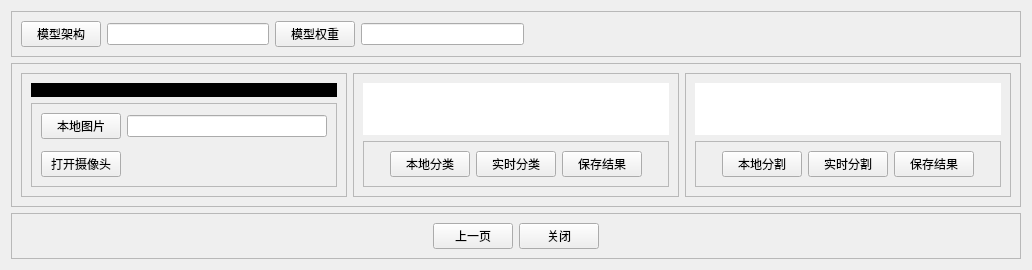
      <widget class="QWidget" name="page_4">
       <layout class="QVBoxLayout" name="verticalLayout_9">
        <item>
         <widget class="QFrame" name="frame_6">
          <property name="minimumSize">
           <size>
            <width>5</width>
            <height>5</height>
           </size>
          </property>
          <property name="frameShape">
           <enum>QFrame::StyledPanel</enum>
          </property>
          <property name="frameShadow">
           <enum>QFrame::Raised</enum>
          </property>
          <layout class="QHBoxLayout" name="horizontalLayout_15">
           <item>
            <widget class="QPushButton" name="pushButton_27">
             <property name="text">
              <string>模型架构</string>
             </property>
            </widget>
           </item>
           <item>
            <widget class="QLineEdit" name="lineEdit_7"/>
           </item>
           <item>
            <widget class="QPushButton" name="pushButton_26">
             <property name="text">
              <string>模型权重</string>
             </property>
            </widget>
           </item>
           <item>
            <widget class="QLineEdit" name="lineEdit_6"/>
           </item>
           <item>
            <spacer name="horizontalSpacer_10">
             <property name="orientation">
              <enum>Qt::Horizontal</enum>
             </property>
             <property name="sizeHint" stdset="0">
              <size>
               <width>40</width>
               <height>20</height>
              </size>
             </property>
            </spacer>
           </item>
           <item>
            <spacer name="horizontalSpacer_9">
             <property name="orientation">
              <enum>Qt::Horizontal</enum>
             </property>
             <property name="sizeHint" stdset="0">
              <size>
               <width>40</width>
               <height>20</height>
              </size>
             </property>
            </spacer>
           </item>
           <item>
            <spacer name="horizontalSpacer_11">
             <property name="orientation">
              <enum>Qt::Horizontal</enum>
             </property>
             <property name="sizeHint" stdset="0">
              <size>
               <width>40</width>
               <height>20</height>
              </size>
             </property>
            </spacer>
           </item>
          </layout>
         </widget>
        </item>
        <item>
         <widget class="QFrame" name="frame_4">
          <property name="sizePolicy">
           <sizepolicy hsizetype="Preferred" vsizetype="Preferred">
            <horstretch>5</horstretch>
            <verstretch>0</verstretch>
           </sizepolicy>
          </property>
          <property name="frameShape">
           <enum>QFrame::StyledPanel</enum>
          </property>
          <property name="frameShadow">
           <enum>QFrame::Raised</enum>
          </property>
          <layout class="QGridLayout" name="gridLayout_2">
           <item row="1" column="2">
            <widget class="QFrame" name="frame_43">
             <property name="sizePolicy">
              <sizepolicy hsizetype="Preferred" vsizetype="Preferred">
               <horstretch>5</horstretch>
               <verstretch>5</verstretch>
              </sizepolicy>
             </property>
             <property name="frameShape">
              <enum>QFrame::StyledPanel</enum>
             </property>
             <property name="frameShadow">
              <enum>QFrame::Raised</enum>
             </property>
             <layout class="QVBoxLayout" name="verticalLayout_14">
              <item>
               <widget class="QLabel" name="label_11">
                <property name="sizePolicy">
                 <sizepolicy hsizetype="Preferred" vsizetype="Preferred">
                  <horstretch>0</horstretch>
                  <verstretch>5</verstretch>
                 </sizepolicy>
                </property>
                <property name="styleSheet">
                 <string notr="true">background-color: rgb(255, 255, 255);</string>
                </property>
                <property name="text">
                 <string/>
                </property>
               </widget>
              </item>
              <item>
               <widget class="QFrame" name="frame_39">
                <property name="sizePolicy">
                 <sizepolicy hsizetype="Preferred" vsizetype="Preferred">
                  <horstretch>0</horstretch>
                  <verstretch>1</verstretch>
                 </sizepolicy>
                </property>
                <property name="frameShape">
                 <enum>QFrame::StyledPanel</enum>
                </property>
                <property name="frameShadow">
                 <enum>QFrame::Raised</enum>
                </property>
                <layout class="QHBoxLayout" name="horizontalLayout_14">
                 <item>
                  <spacer name="horizontalSpacer_6">
                   <property name="orientation">
                    <enum>Qt::Horizontal</enum>
                   </property>
                   <property name="sizeHint" stdset="0">
                    <size>
                     <width>40</width>
                     <height>20</height>
                    </size>
                   </property>
                  </spacer>
                 </item>
                 <item>
                  <widget class="QPushButton" name="pushButton_12">
                   <property name="text">
                    <string>本地分割</string>
                   </property>
                  </widget>
                 </item>
                 <item>
                  <widget class="QPushButton" name="pushButton_13">
                   <property name="text">
                    <string>实时分割</string>
                   </property>
                  </widget>
                 </item>
                 <item>
                  <widget class="QPushButton" name="pushButton_14">
                   <property name="text">
                    <string>保存结果</string>
                   </property>
                  </widget>
                 </item>
                 <item>
                  <spacer name="horizontalSpacer_7">
                   <property name="orientation">
                    <enum>Qt::Horizontal</enum>
                   </property>
                   <property name="sizeHint" stdset="0">
                    <size>
                     <width>40</width>
                     <height>20</height>
                    </size>
                   </property>
                  </spacer>
                 </item>
                </layout>
               </widget>
              </item>
             </layout>
            </widget>
           </item>
           <item row="1" column="1">
            <widget class="QFrame" name="frame_42">
             <property name="sizePolicy">
              <sizepolicy hsizetype="Preferred" vsizetype="Preferred">
               <horstretch>5</horstretch>
               <verstretch>5</verstretch>
              </sizepolicy>
             </property>
             <property name="frameShape">
              <enum>QFrame::StyledPanel</enum>
             </property>
             <property name="frameShadow">
              <enum>QFrame::Raised</enum>
             </property>
             <layout class="QVBoxLayout" name="verticalLayout_13">
              <item>
               <widget class="QLabel" name="label_8">
                <property name="sizePolicy">
                 <sizepolicy hsizetype="Preferred" vsizetype="Preferred">
                  <horstretch>0</horstretch>
                  <verstretch>5</verstretch>
                 </sizepolicy>
                </property>
                <property name="styleSheet">
                 <string notr="true">background-color: rgb(255, 255, 255);</string>
                </property>
                <property name="text">
                 <string/>
                </property>
               </widget>
              </item>
              <item>
               <widget class="QFrame" name="frame_38">
                <property name="sizePolicy">
                 <sizepolicy hsizetype="Preferred" vsizetype="Preferred">
                  <horstretch>0</horstretch>
                  <verstretch>1</verstretch>
                 </sizepolicy>
                </property>
                <property name="frameShape">
                 <enum>QFrame::StyledPanel</enum>
                </property>
                <property name="frameShadow">
                 <enum>QFrame::Raised</enum>
                </property>
                <layout class="QHBoxLayout" name="horizontalLayout_13">
                 <item>
                  <spacer name="horizontalSpacer_5">
                   <property name="orientation">
                    <enum>Qt::Horizontal</enum>
                   </property>
                   <property name="sizeHint" stdset="0">
                    <size>
                     <width>40</width>
                     <height>20</height>
                    </size>
                   </property>
                  </spacer>
                 </item>
                 <item>
                  <widget class="QPushButton" name="pushButton_17">
                   <property name="text">
                    <string>本地分类</string>
                   </property>
                  </widget>
                 </item>
                 <item>
                  <widget class="QPushButton" name="pushButton_25">
                   <property name="text">
                    <string>实时分类</string>
                   </property>
                  </widget>
                 </item>
                 <item>
                  <widget class="QPushButton" name="pushButton_28">
                   <property name="text">
                    <string>保存结果</string>
                   </property>
                  </widget>
                 </item>
                 <item>
                  <spacer name="horizontalSpacer_4">
                   <property name="orientation">
                    <enum>Qt::Horizontal</enum>
                   </property>
                   <property name="sizeHint" stdset="0">
                    <size>
                     <width>40</width>
                     <height>20</height>
                    </size>
                   </property>
                  </spacer>
                 </item>
                </layout>
               </widget>
              </item>
             </layout>
            </widget>
           </item>
           <item row="1" column="0">
            <widget class="QFrame" name="frame_5">
             <property name="sizePolicy">
              <sizepolicy hsizetype="Preferred" vsizetype="Preferred">
               <horstretch>5</horstretch>
               <verstretch>5</verstretch>
              </sizepolicy>
             </property>
             <property name="frameShape">
              <enum>QFrame::StyledPanel</enum>
             </property>
             <property name="frameShadow">
              <enum>QFrame::Raised</enum>
             </property>
             <layout class="QVBoxLayout" name="verticalLayout_12">
              <item>
               <widget class="QLabel" name="label_7">
                <property name="sizePolicy">
                 <sizepolicy hsizetype="Preferred" vsizetype="Preferred">
                  <horstretch>0</horstretch>
                  <verstretch>5</verstretch>
                 </sizepolicy>
                </property>
                <property name="styleSheet">
                 <string notr="true">background-color: rgb(0, 0, 0);</string>
                </property>
                <property name="text">
                 <string/>
                </property>
               </widget>
              </item>
              <item>
               <widget class="QFrame" name="frame_36">
                <property name="sizePolicy">
                 <sizepolicy hsizetype="Preferred" vsizetype="Preferred">
                  <horstretch>0</horstretch>
                  <verstretch>1</verstretch>
                 </sizepolicy>
                </property>
                <property name="frameShape">
                 <enum>QFrame::StyledPanel</enum>
                </property>
                <property name="frameShadow">
                 <enum>QFrame::Raised</enum>
                </property>
                <layout class="QGridLayout" name="gridLayout_5">
                 <item row="0" column="0">
                  <widget class="QPushButton" name="pushButton_16">
                   <property name="text">
                    <string>本地图片</string>
                   </property>
                  </widget>
                 </item>
                 <item row="0" column="1">
                  <widget class="QLineEdit" name="lineEdit_5"/>
                 </item>
                 <item row="1" column="1">
                  <widget class="QFrame" name="frame_37">
                   <property name="frameShape">
                    <enum>QFrame::StyledPanel</enum>
                   </property>
                   <property name="frameShadow">
                    <enum>QFrame::Raised</enum>
                   </property>
                  </widget>
                 </item>
                 <item row="2" column="0">
                  <widget class="QPushButton" name="pushButton_24">
                   <property name="text">
                    <string>打开摄像头</string>
                   </property>
                  </widget>
                 </item>
                </layout>
               </widget>
              </item>
             </layout>
            </widget>
           </item>
          </layout>
         </widget>
        </item>
        <item>
         <widget class="QFrame" name="frame_3">
          <property name="sizePolicy">
           <sizepolicy hsizetype="Preferred" vsizetype="Preferred">
            <horstretch>3</horstretch>
            <verstretch>0</verstretch>
           </sizepolicy>
          </property>
          <property name="styleSheet">
           <string notr="true">#frame_3
{border-image: url(:/shiyuqi.jpg);}</string>
          </property>
          <property name="frameShape">
           <enum>QFrame::StyledPanel</enum>
          </property>
          <property name="frameShadow">
           <enum>QFrame::Raised</enum>
          </property>
          <layout class="QHBoxLayout" name="horizontalLayout_20">
           <item>
            <spacer name="horizontalSpacer_8">
             <property name="orientation">
              <enum>Qt::Horizontal</enum>
             </property>
             <property name="sizeHint" stdset="0">
              <size>
               <width>40</width>
               <height>20</height>
              </size>
             </property>
            </spacer>
           </item>
           <item>
            <widget class="QPushButton" name="pushButton_2">
             <property name="text">
              <string>上一页</string>
             </property>
            </widget>
           </item>
           <item>
            <widget class="QPushButton" name="pushButton_3">
             <property name="text">
              <string>关闭</string>
             </property>
            </widget>
           </item>
           <item>
            <spacer name="horizontalSpacer_12">
             <property name="orientation">
              <enum>Qt::Horizontal</enum>
             </property>
             <property name="sizeHint" stdset="0">
              <size>
               <width>40</width>
               <height>20</height>
              </size>
             </property>
            </spacer>
           </item>
          </layout>
         </widget>
        </item>
       </layout>
      </widget>
